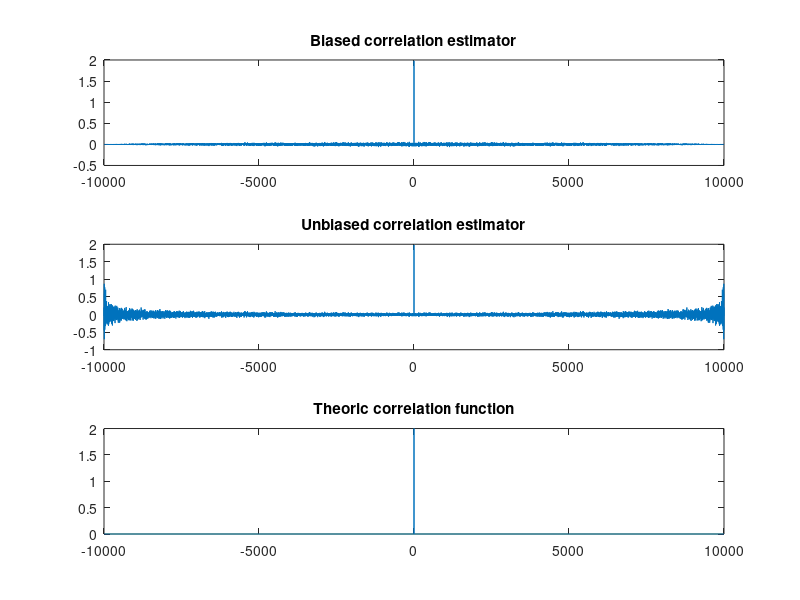
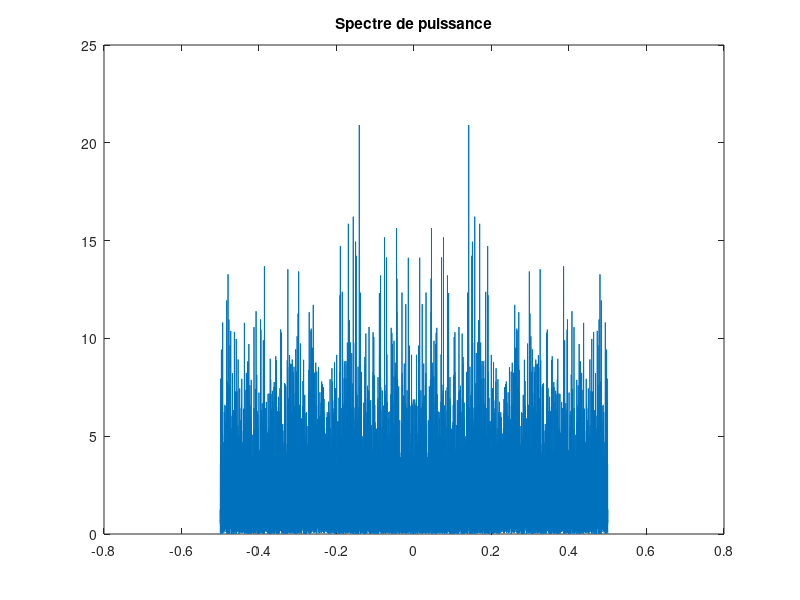
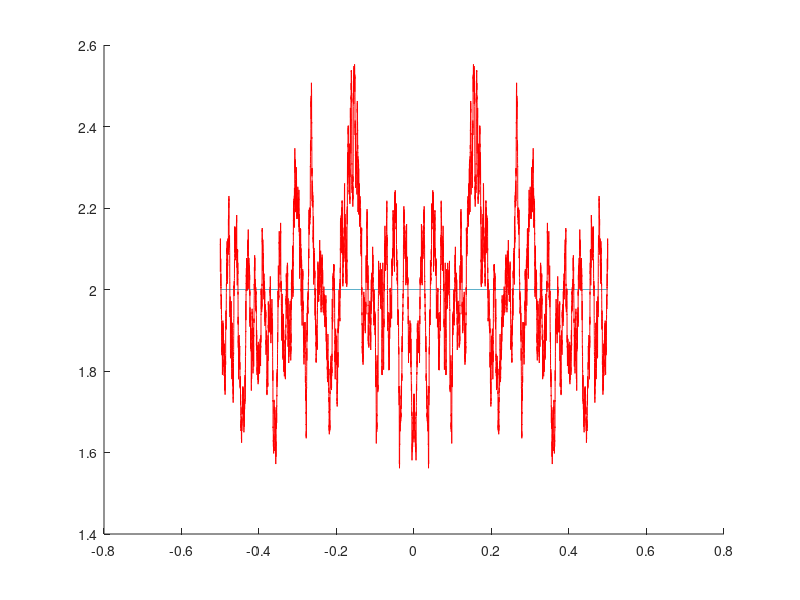

These charts were generated, in order, by the following MATLAB code: (Note: this script raises an error after producing the figures.)
 clc
close all
clear all

%%

% Input signal
noise_size = 10000;
sigma2 = 2;
mu = 0;
noise = mu + sqrt(sigma2)*randn(1,noise_size);

%% Biased and unbiased correlation estimators

[c_b, lags_b] = xcorr(noise, 'biased');
[c_unb, lags_unb] = xcorr(noise, 'unbiased');
figure;
subplot(3,1,1), plot(lags_b, c_b), title('Biased correlation estimator');
subplot(3,1,2), plot(lags_unb, c_unb), title('Unbiased correlation estimator');

[~, w] = size(c_b);
c_th = zeros(1, w);
c_th(ceil(w/2)) = sigma2;

subplot(3,1,3), plot(lags_b, c_th), title('Theoric correlation function');


%% Spectre de puissance
p = nextpow2(noise_size);
nfft = 2^p;

spectre = (abs(fftshift(fft(noise, nfft))).^2)/noise_size;

freq_axe = linspace(-.5, .5 - 1/nfft, nfft);

figure 
plot(freq_axe, spectre);
title('Spectre de puissance')

%% DSP Theorique
figure; hold on
plot(freq_axe, sigma2 * ones(1,nfft));

%% Methode de Daniell
window_size = 200;

window = ones(1, window_size)/window_size;
extended_spectre = [spectre(1,end-window_size:end) spectre spectre(1, 1:window_size)];
spectre_moyenne = conv(extended_spectre, window, 'same');
spectre_trimmed = spectre_moyenne(window_size+1:end-window_size-1) ;

plot(freq_axe, spectre_trimmed, 'r');

%% Methode de Bartlett

SegmentSize = 200;
Overlap = 0;

[periodogramme, freq_axe] = Welsh(noise, SegmentSize, Overlap);
plot(freq_axe, periodogramme, 'g');


%% Methode de Welsh

SegmentSize = 200;
Overlap = 0.5;

[periodogramme, freq_axe] = Welsh(noise, SegmentSize, Overlap);
plot(freq_axe, periodogramme, 'b');
legend('DSP Theorique','Methode de Daniell', 'Methode de Bartlett', 'Methode de Welsh');

%% Correlogramme

% [C, lags] = xcorr(noise, 'biased') ;
% % stem(lags, C);
% 
% nfft = length(lags);
% freq_axe = linspace(-.5, .5-1/nfft, nfft);
% 
% dsp = abs(fftshift(fft(C)));
% plot(freq_axe, dsp);

[partialACF,lags,bounds] = parcorr(noise,'NumAR',2);
% parcorr(noise)




